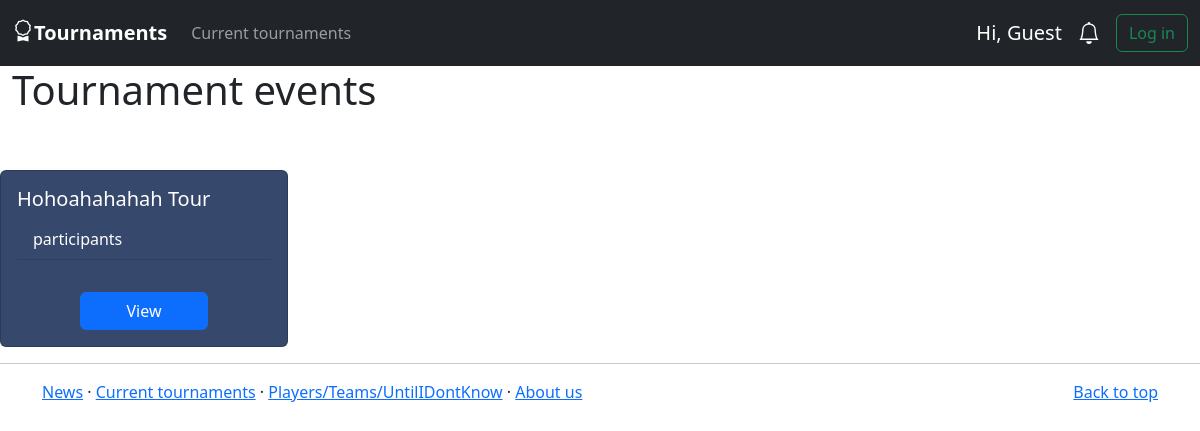
/events/, run on an earlier commit of the app's database.
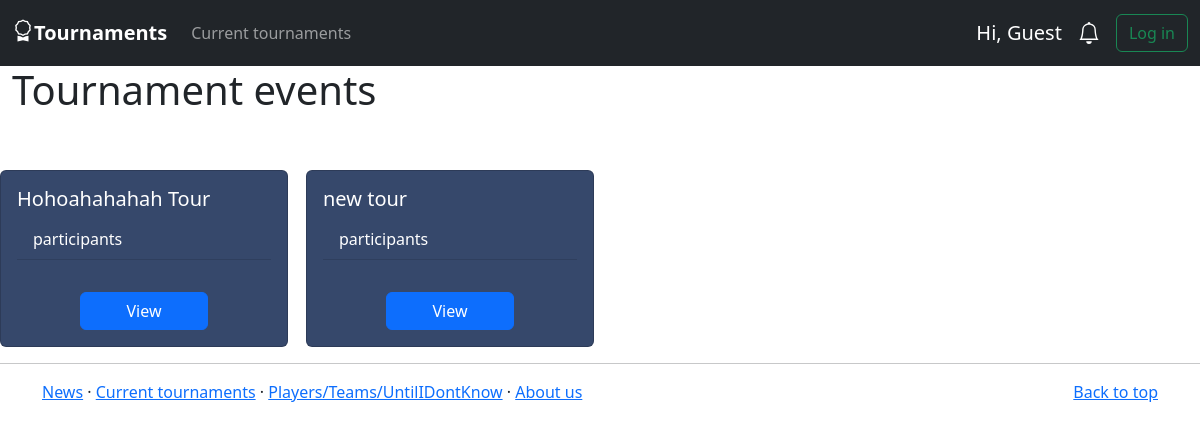
And on a later commit of the database.
### main/models.py (models this page shows, shortened)
class Tournament(models.Model):
    name = models.TextField(max_length=100, help_text='Enter tournament name')
    description = models.TextField(max_length=200, help_text='Enter description tournament')
    logo = models.ImageField(default='none')
    owner = models.ForeignKey(User, on_delete=models.CASCADE)
    pass

### events/views.py (the view)
# urls.py: path('', views.index)
def index(request):
    all_tournaments = Tournament.objects.all
    return render(request, 'events/base.html', {'all_tournaments':all_tournaments})

### templates/events/base.html (shortened to what this page needs)
{% extends 'base.html' %}
{% block content %}
<div class="container-fluid">
    <h1>Tournament events</h1>
</div>
<div class="row">
{% for item in all_tournaments %}
<div class="col-sm-3">
<div class="card text-white ms-auto me-auto mt-5" style="width: 18rem; background: #36486b;">
    <div class="card-body">
        <h5 class="card-title">{{ item.name }}</h5>
        <ul class="list-group list-group-flush mb-3 ">
            <li class="list-group-item" style="color: white; background: #36486b">{{item.num_participants }} participants</li>
            <li class="list-group-item" style="color: white; background: #36486b">{{ item.date }}</li>
        </ul>
        <div class="d-grid mx-auto" style="width: 8rem">
            <a href="#" class="btn btn-primary ">View</a>
        </div>
    </div>
</div>
</div>
{% endfor %}
</div>
{% endblock content %}

### templates/base.html (shortened to what this page needs)
<!DOCTYPE html>
<html lang="en">
    <head>
        <link rel="stylesheet" href="https://cdn.jsdelivr.net/npm/bootstrap@5.2.0/dist/css/bootstrap.min.css">
    </head>
    <body>
        <header>
            <nav class="navbar navbar-expand-md navbar-dark bg-dark">
                <div class="container-fluid">
                    <a href="{% url 'main:home' %}" class="navbar-brand d-flex">
                        <strong>Tournaments</strong>
                    </a>
                    <div class="collapse navbar-collapse" id="navbarCollapse">
                        <ul class="navbar-nav me-auto mb-2 mb-md-0">
                            <li class="nav-item">
                                <a class="nav-link" href="{% url 'tournaments:tournaments' %}">Current tournaments</a>
                            </li>
                        </ul>
                        <a class="navbar-brand d-flex " href="">Hi, {{ user.username|default:"Guest" }}</a>
                        <a href="{% url 'main:notification' %}" class="navbar-brand d-flex">
                        </a>
                        <form class="d-flex" role="log in">
                            {% if user.is_authenticated %}
                                <a class="btn btn-outline-success" href="{% url 'logout' %}">Log out</a>
                            {% else %}
                                <a class="btn btn-outline-success" href="{% url 'login' %}">Log in</a>
                            {% endif %}
                        </form>
                    </div>
                </div>
            </nav>
        </header>
        <main>
            {% block content %}{% endblock content %}
        </main>
        <hr class="featurette-divider">
        <footer class="container">
            <p class="float-end">
                <a href="#">Back to top</a>
            </p>
            <p><a href="/news">News</a> · <a href="/tournaments">Current tournaments</a> · <a href="/freepage">Players/Teams/UntilIDontKnow</a> · <a href="#">About us</a></p>
        </footer>
    </body>
</html>

What changed in the data, as far as the page shows it:
added Tournament: name "new tour"
